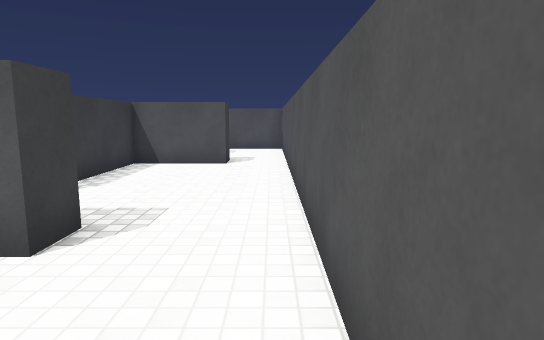
[1] (above)

24 first-person views from a walk through a 3-D level made in the Unity game engine. The camera is 1.4 m above the floor, tilts 8° down and sees 75° across. The floor is counted in squares, 1 m on a side. Each view is taken from the middle of a square. On the plan, view 1 faces up. The plan holds only what a view shows up to about 15 squares ahead; the rest is blank. The place goes on beyond the plan. The player character is not drawn. Surface patterns are stand-ins for the level's own textures.

[2]
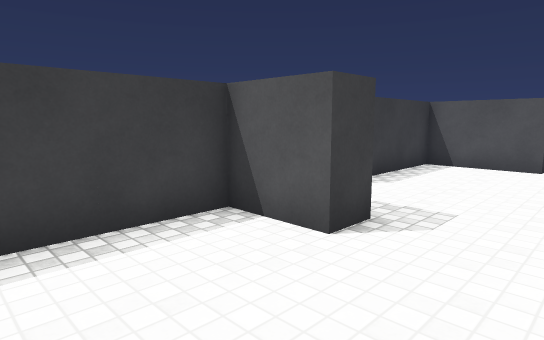

[3]
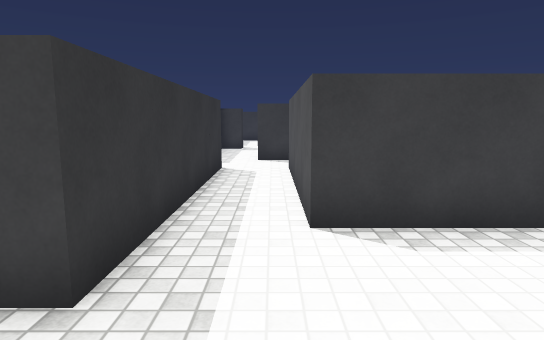

[4]
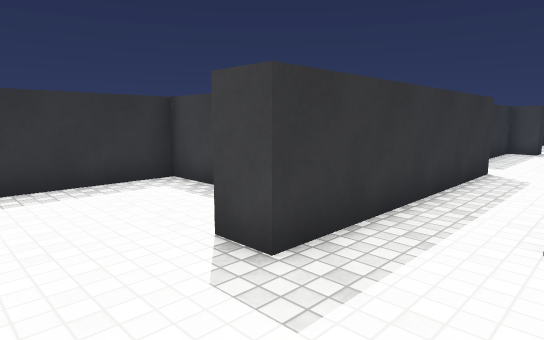

[5]
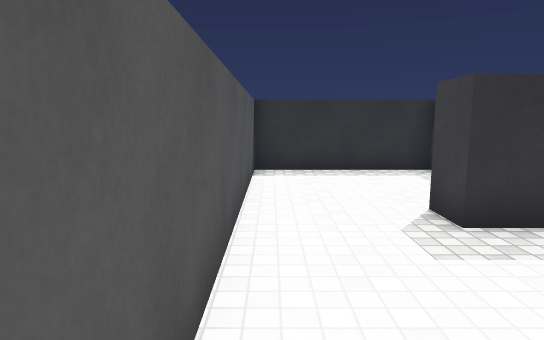

[6]
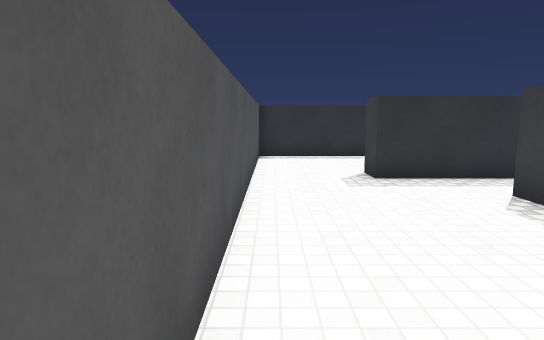

[7]
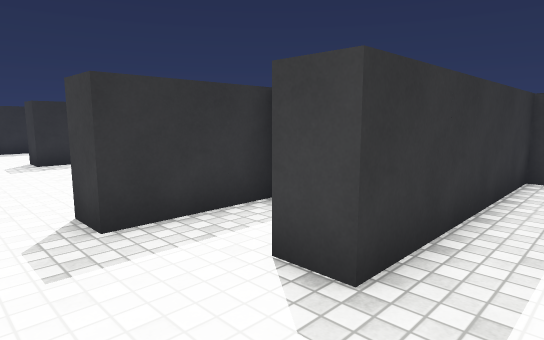

[8]
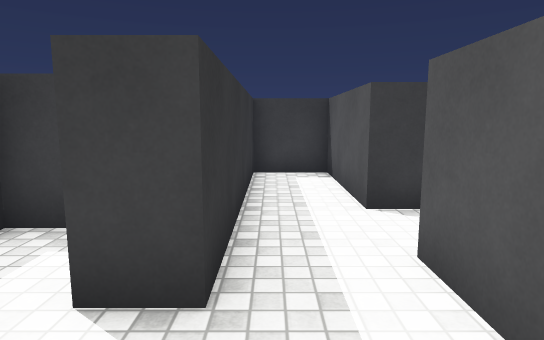

[9]
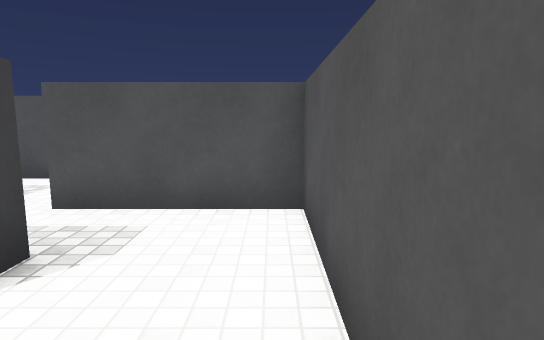

[10]
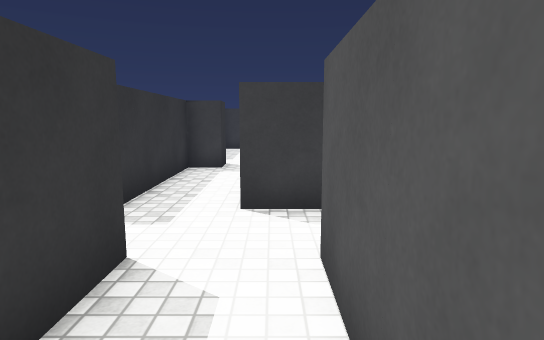

[11]
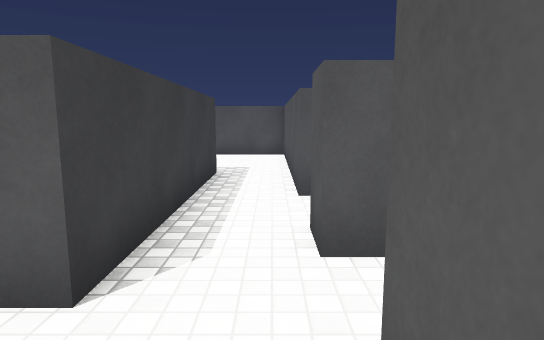

[12]
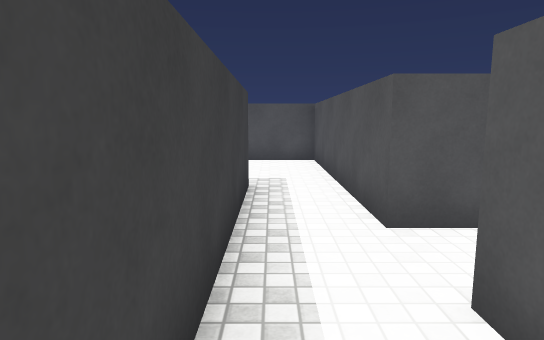

[13]
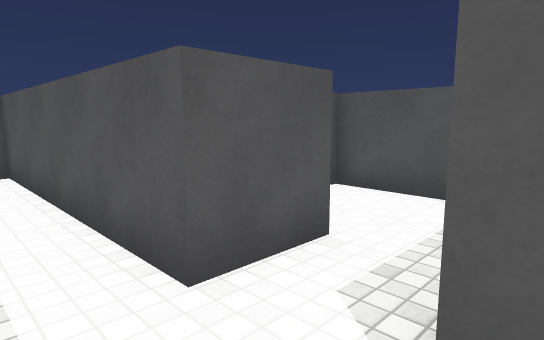

[14]
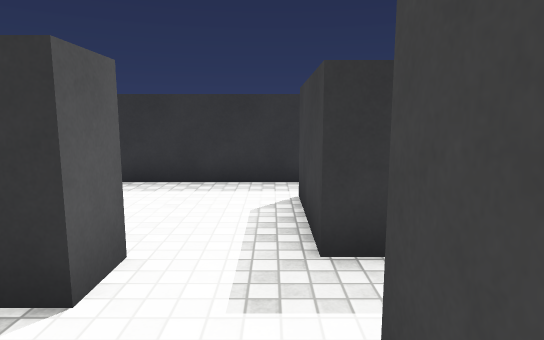

[15]
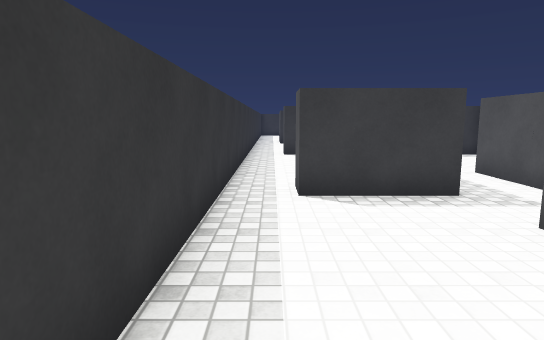

[16]
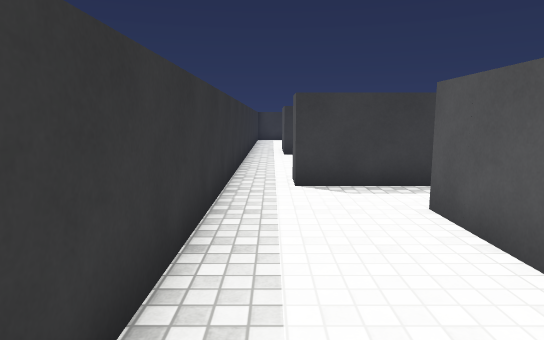

[17]
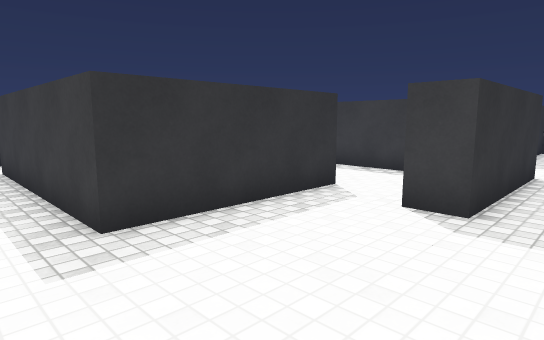

[18]
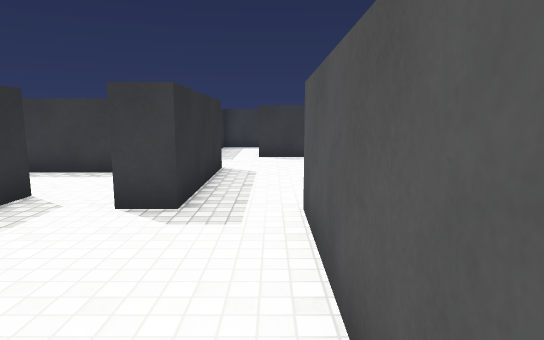

[19]
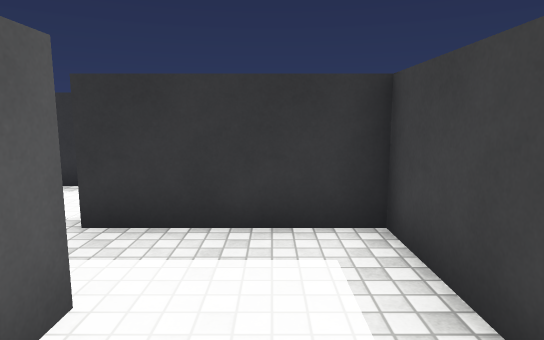

[20]
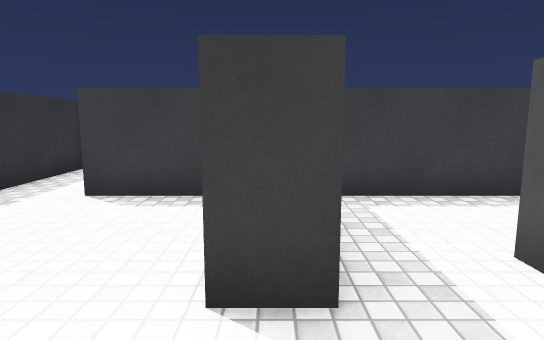

[21]
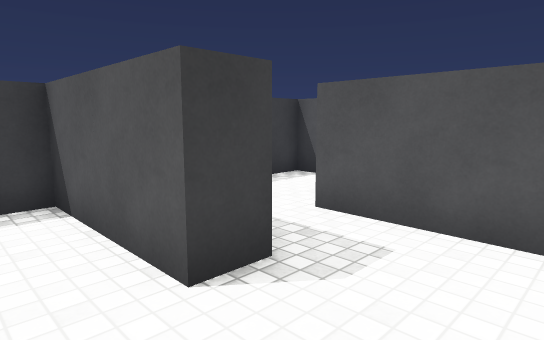

[22]
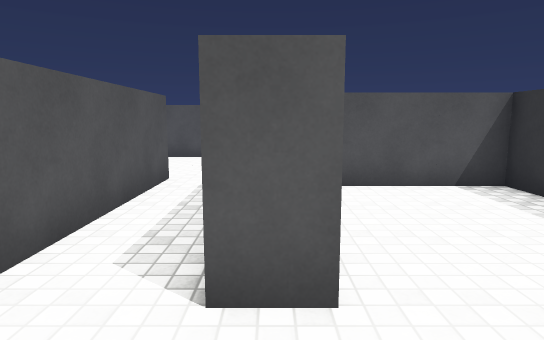

[23]
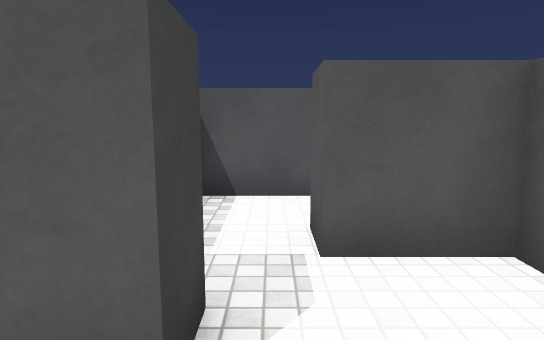

[24]
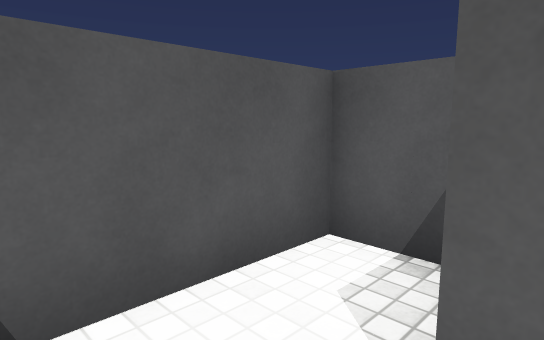

### Floor plan
Points are (right, up) in squares from view 1. A wall is a line through its corners. A room is listed if a view was taken in it or the views show most of it. See-through windows are left out.
Room 1 (views 1, 2, 3, 4, 5, 10, 12, 13, 14, 22)
walls: (-10.5, 3.4) (-10.5, 4.5) (-2.5, 4.5) (-2.5, 3.5) (-4.5, 3.5) (-4.5, -1) (0.5, -1) (0.5, 11.5); (-1.5, 11.5) (-4.5, 11.5) (-4.5, 6.5) (-10.5, 6.5) (-10.5, 7.5); (-12.5, 7.5) (-12.5, 5.5) (-15.5, 5.5); (-17.5, 4.5) (-17.5, 3.5) (-12.5, 3.5)
ways out: opening at (-0.5, 12) to room 2; opening at (-11.5, 4) to room 3; opening at (-11.5, 7) to room 4; opening at (-16.5, 4.5) to room 6
Room 2 (views 6, 7, 8, 9)
walls: (-3.5, 15.5) (-2.5, 15.5) (-2.5, 14.5); (-4.5, 13.4) (-4.5, 12.5) (-1.5, 12.5) (-1.5, 11.5); (0.5, 11.5) (0.5, 17.5) (-3.5, 17.5)
ways out: opening at (-0.5, 12) to room 1; opening at (-3, 16.5) to room 10
Room 3 (views 11, 15, 16)
walls: (-12.5, 3.5) (-12.5, 0.5) (-13.5, 0.5); (-13.5, -1) (-5.5, -1) (-5.5, 2.5)
ways out: opening at (-11.5, 4) to room 1; opening at (-13, 0) to room 9
Room 4 (views 17, 18)
walls: (-17.5, 15.5) (-16.5, 15.5) (-16.5, 14.5); (-17.6, 12.5) (-12.5, 12.5) (-12.5, 7.5); (-10.5, 9.5) (-10.5, 17.5) (-16.5, 17.5)
ways out: opening at (-11.5, 7) to room 1; opening at (-17, 13.5) to room 5; opening at (-9.5, 8.5) to room 7; opening at (-16.5, 16.5)
Room 5 (view 19)
walls: (-17.5, 11.5) (-17.5, 12.2); (-19.8, 14.5) (-20.5, 14.5) (-20.5, 9.5) (-17.5, 9.5)
ways out: opening at (-17, 13.5) to room 4; opening at (-17, 10.5) to room 6
Room 6 (views 20, 21)
walls: (-17.5, 9.5) (-16.5, 9.5) (-16.5, 8.5) (-20.5, 8.5) (-20.5, 5.5); (-18.5, 4.5) (-17.5, 4.5); (-14.5, 11.5) (-17.5, 11.5)
ways out: opening at (-16.5, 4.5) to room 1; opening at (-17, 10.5) to room 5; opening at (-19.5, 3) to room 9; opening at (-21, 4.5)
Room 7 (view 23)
walls: (-8.5, 10.5) (-8.5, 9.5) (-10.5, 9.5); (-5.5, 9.1) (-5.5, 11.5) (-7.5, 11.5)
ways out: opening at (-9.5, 8.5) to room 4; opening at (-8.5, 12) to room 8
Room 8 (view 24)
walls: (-7.5, 11.5) (-7.5, 12.5); (-5.5, 13.1) (-5.5, 14.5) (-9.4, 14.5)
ways out: opening at (-8.5, 12) to room 7
Room 9 (no view inside)
walls: (-16.1, 2.5) (-18.5, 2.5); (-20.5, 3.5) (-20.5, 0.5) (-21.5, 0.5); (-21.5, -1) (-13.5, -1)
ways out: opening at (-13, 0) to room 3; opening at (-19.5, 3) to room 6; opening at (-21, 0)
Room 10 (no view inside)
walls: (-5.5, 17.5) (-9.5, 17.5) (-9.5, 15.5) (-3.5, 15.5)
ways out: opening at (-3, 16.5) to room 2; opening at (-4.5, 18)

Where each view was taken, in squares from view 1:
view 1: 0 up, 0 right, facing up
view 2: 0 up, 0 right, facing up-left
view 3: 6 up, 0 right, facing left
view 4: 7 up, 0 right, facing down-left
view 5: 9 up, 0 right, facing down
view 6: 13 up, 0 right, facing down
view 7: 17 up, 0 right, facing down-left
view 8: 16 up, 0 right, facing left
view 9: 12 up, 0 right, facing up
view 10: 6 up, 7 left, facing left
view 11: 3 up, 11 left, facing up
view 12: 5 up, 12 left, facing up
view 13: 7 up, 12 left, facing up-right
view 14: 7 up, 12 left, facing down
view 15: 0 up, 6 left, facing left
view 16: 0 up, 13 left, facing left
view 17: 17 up, 11 left, facing down-left
view 18: 17 up, 11 left, facing left
view 19: 14 up, 19 left, facing down
view 20: 9 up, 14 left, facing left
view 21: 7 up, 14 left, facing up-left
view 22: 4 up, 13 left, facing right
view 23: 8 up, 8 left, facing up
view 24: 12 up, 9 left, facing up-right
